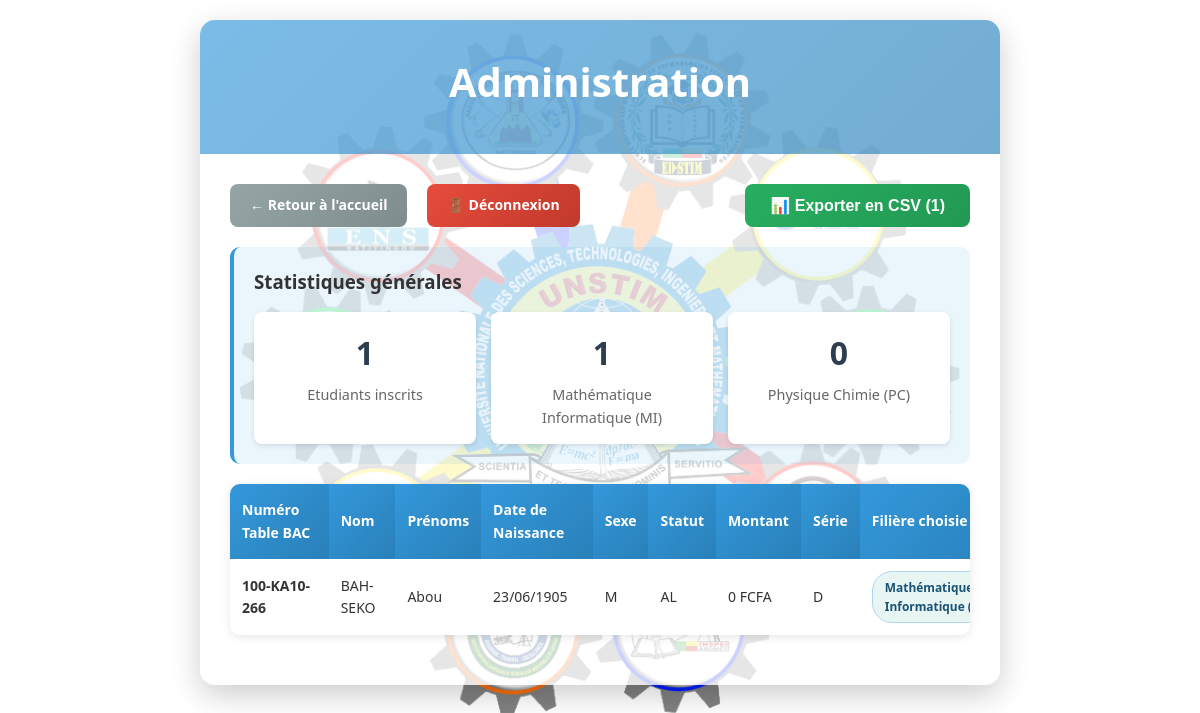
/admin.php (signed in), run on the app's committed database.
### tables this page shows
CREATE TABLE `contacts` (
  `id` int(11) NOT NULL,
  `numero_table_bac` varchar(20) NOT NULL,
  `numero_whatsapp` varchar(20) NOT NULL,
  `email` varchar(150) NOT NULL,
  `filiere_choisie` varchar(100) NOT NULL,
  `created_at` timestamp NOT NULL DEFAULT current_timestamp()
);

CREATE TABLE `etudiants` (
  `id` int(11) NOT NULL,
  `numero_table_bac` varchar(20) NOT NULL,
  `nom` varchar(100) NOT NULL,
  `prenoms` varchar(150) NOT NULL,
  `date_de_naissance` date DEFAULT NULL,
  `sexe` char(1) DEFAULT NULL,
  `statut` varchar(10) DEFAULT NULL,
  `montant` int(11) DEFAULT NULL,
  `serie` varchar(10) DEFAULT NULL
);

### admin.php (the view, shortened to what this page needs)
    <?php
function getStudentsWithFiliere() {
    $conn = getDBConnection();
    $query = "
        SELECT
            e.numero_table_bac,
            e.nom,
            e.prenoms,
            e.date_de_naissance,
            e.sexe,
            e.statut,
            e.montant,
            e.serie,
            c.numero_whatsapp,
            c.email,
            c.filiere_choisie
        FROM contacts c
        INNER JOIN etudiants e ON c.numero_table_bac = e.numero_table_bac
        ORDER BY e.nom, e.prenoms
    ";
    $result = $conn->query($query);
    $students = [];
    if ($result && $result->num_rows > 0) {
        while ($row = $result->fetch_assoc()) {
            $students[] = $row;
        }
    }
    return $students;
}
$students = getStudentsWithFiliere();
$totalStudents = count($students);
?>
<!DOCTYPE html>
<html lang="fr">
<head>
    <link rel="stylesheet" href="style.css">
</head>
<body>
    <div class="container">
        <div class="header">
            <h1>Administration</h1>
        </div>
        <div class="form-container">
            <div class="admin-header">
                <div class="button-group">
                    <a href="index.php" class="btn-back">← Retour à l'accueil</a>
                    <a href="admin.php?logout=1" class="btn-logout">🚪 Déconnexion</a>
                </div>
                <?php if ($totalStudents > 0): ?>
                <form method="POST" style="display: inline;">
                    <button type="submit" name="export_csv" class="btn-export">
                        📊 Exporter en CSV (<?php echo $totalStudents; ?>)
                    </button>
                </form>
                <?php endif; ?>
            </div>
            <?php if ($totalStudents > 0): ?>
            <div class="stats-container">
                <h3>Statistiques générales</h3>
                <div class="stats-grid">
                    <div class="stat-card">
                        <div class="stat-number"><?php echo $totalStudents; ?></div>
                        <div class="stat-label">Etudiants inscrits</div>
                    </div>
                    <div class="stat-card">
                        <div class="stat-number">
                            <?php
                            $miCount = array_filter($students, function($student) {
                                return $student['filiere_choisie'] == 'MI';
                            });
                            echo count($miCount);
                            ?>
                        </div>
                        <div class="stat-label">Mathématique Informatique (MI)</div>
                    </div>
                    <div class="stat-card">
                        <div class="stat-number">
                            <?php
                            $pcCount = array_filter($students, function($student) {
                                return $student['filiere_choisie'] == 'PC';
                            });
                            echo count($pcCount);
                            ?>
                        </div>
                        <div class="stat-label">Physique Chimie (PC)</div>
                    </div>
                </div>
            </div>
            <div class="table-container">
                <table class="students-table">
                    <thead>
                        <tr>
                            <th>Numéro Table BAC</th>
                            <th>Nom</th>
                            <th>Prénoms</th>
                            <th>Date de Naissance</th>
                            <th>Sexe</th>
                            <th>Statut</th>
                            <th>Montant</th>
                            <th>Série</th>
                            <th>Filière choisie</th>
                        </tr>
                    </thead>
                    <tbody>
                        <?php foreach ($students as $student): ?>
                            <tr>
                                <td><strong><?php echo htmlspecialchars($student['numero_table_bac']); ?></strong></td>
                                <td><?php echo htmlspecialchars($student['nom']); ?></td>
                                <td><?php echo htmlspecialchars($student['prenoms']); ?></td>
                                <td>
                                    <?php
                                    if (!empty($student['date_de_naissance'])) {
                                        echo date('d/m/Y', strtotime($student['date_de_naissance']));
                                    } else {
                                        echo '-';
                                    }
                                    ?>
                                </td>
                                <td><?php echo htmlspecialchars($student['sexe']); ?></td>
                                <td><?php echo htmlspecialchars($student['statut']); ?></td>
                                <td><?php echo htmlspecialchars($student['montant']); ?> FCFA</td>
                                <td><?php echo htmlspecialchars($student['serie']); ?></td>
                                <td>
                                    <?php if ($student['filiere_choisie'] == 'MI'): ?>
                                        <span class="filiere-badge filiere-MI">Mathématique Informatique (MI)</span>
                                    <?php elseif ($student['filiere_choisie'] == 'PC'): ?>
                                        <span class="filiere-badge filiere-PC">Physique Chimie (PC)</span>
                                    <?php else: ?>
                                        <span style="color: #999; font-style: italic;">Non défini</span>
                                    <?php endif; ?>
                                </td>
                            </tr>
                        <?php endforeach; ?>
                    </tbody>
                </table>
            </div>
            <?php endif; ?>
        </div>
    </div>
</body>
</html>

### style.css (style rules this page uses)
* { margin: 0; padding: 0; box-sizing: border-box; }
body { font-family: 'Segoe UI', Tahoma, Geneva, Verdana, sans-serif; line-height: 1.6; color: #333; min-height: 100vh; padding: 20px; background-image: url("images/logo_1.jpg"); background-size: 800px auto; background-position: center top; background-repeat: no-repeat; background-attachment: fixed; }
.container { max-width: 800px; margin: 0 auto; background: rgba(255, 255, 255, 0.8); border-radius: 15px; box-shadow: 0 10px 30px rgba(0, 0, 0, 0.2); overflow: hidden; }
.header { background: linear-gradient(135deg, rgba(52, 152, 219, 0.65) 0%, rgba(41, 128, 185, 0.65) 100% ); color: white; padding: 30px; text-align: center; }
.header h1 { font-size: 2.5em; margin-bottom: 10px; }
.form-container { padding: 30px; }

### admin.php (style rules this page uses)
.admin-header { display: flex; justify-content: space-between; align-items: center; margin-bottom: 20px; flex-wrap: wrap; gap: 15px; }
.stats-container { background: rgba(52, 152, 219, 0.1); border-radius: 10px; padding: 20px; margin-bottom: 20px; border-left: 4px solid #3498db; }
.stats-grid { display: grid; grid-template-columns: repeat(auto-fit, minmax(200px, 1fr)); gap: 15px; margin-top: 15px; }
.stat-card { background: white; padding: 15px; border-radius: 8px; text-align: center; box-shadow: 0 2px 5px rgba(0,0,0,0.1); }
.stat-number { font-size: 2em; font-weight: bold; color: #2c3e50; margin-bottom: 5px; }
.stat-label { color: #666; font-size: 0.9em; }
.table-container { background: white; border-radius: 10px; overflow: hidden; box-shadow: 0 2px 10px rgba(0,0,0,0.1); margin-bottom: 20px; overflow-x: auto; }
.students-table { width: 100%; border-collapse: collapse; min-width: 1000px; }
.students-table th { background: linear-gradient(135deg, #3498db 0%, #2980b9 100%); color: white; padding: 15px 12px; text-align: left; font-weight: 600; border: none; font-size: 14px; }
.students-table td { padding: 12px; border-bottom: 1px solid #e0e0e0; font-size: 14px; }
.students-table tr:last-child td { border-bottom: none; }
.filiere-badge { padding: 6px 12px; border-radius: 20px; font-size: 0.85em; font-weight: 600; display: inline-block; }
.filiere-MI { background-color: #e8f6f3; color: #1a5276; border: 1px solid #aed6f1; }
.btn-export { background: linear-gradient(135deg, #27ae60 0%, #229954 100%); color: white; border: none; padding: 12px 25px; border-radius: 8px; font-size: 16px; font-weight: 600; cursor: pointer; transition: all 0.3s ease; text-decoration: none; display: inline-block; }
.btn-back { background: linear-gradient(135deg, #95a5a6 0%, #7f8c8d 100%); color: white; border: none; padding: 10px 20px; border-radius: 8px; font-size: 14px; font-weight: 600; cursor: pointer; transition: all 0.3s ease; text-decoration: none; display: inline-block; }
.btn-logout { background: linear-gradient(135deg, #e74c3c 0%, #c0392b 100%); color: white; border: none; padding: 10px 20px; border-radius: 8px; font-size: 14px; font-weight: 600; cursor: pointer; transition: all 0.3s ease; text-decoration: none; display: inline-block; margin-left: 10px; }
.button-group { display: flex; gap: 10px; align-items: center; flex-wrap: wrap; }

### data on the page
contacts: filiere_choisie "1", filiere_choisie "0", etudiants.numero_table_bac "100-KA10-266", etudiants.nom "BAH-SEKO", etudiants.prenoms "Abou", etudiants.date_de_naissance "23/06/1905", etudiants.sexe "M", etudiants.statut "AL", etudiants.montant "0", etudiants.serie "D", shows "Mathématique Informatique (MI)"

### other printed values
$totalStudents "1"
